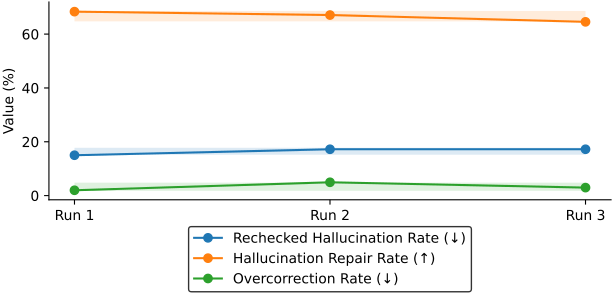

Here is the Python script that generated this plot:
import matplotlib.pyplot as plt
import matplotlib as mpl
import numpy as np

# ---------- paper-friendly matplotlib ----------
mpl.rcParams["pdf.fonttype"] = 42
mpl.rcParams["ps.fonttype"] = 42
mpl.rcParams["figure.dpi"] = 150
mpl.rcParams["savefig.dpi"] = 300
mpl.rcParams["savefig.bbox"] = "tight"
mpl.rcParams["savefig.pad_inches"] = 0.02

runs = ["Run 1", "Run 2", "Run 3"]

# ======= RQ3 numbers from your table =======
rc_hal = np.array([15.00, 17.22, 17.22])      # rechecked hallucination rate (%)
hal_repair = np.array([68.35, 67.09, 64.56])  # hallucination repair rate (%)
oc = np.array([1.98, 4.95, 2.97])             # overcorrection rate (%)

def mean_std(a):
    return float(np.mean(a)), float(np.std(a, ddof=1))  # sample std

rc_mean, rc_std = mean_std(rc_hal)
rr_mean, rr_std = mean_std(hal_repair)
oc_mean, oc_std = mean_std(oc)

# ---------- Plot: per-run line + mean±std band ----------
x = np.arange(len(runs))
fig, ax = plt.subplots(figsize=(6.4, 3.6))

# rc.hal (↓ better)
ax.plot(x, rc_hal, marker="o", label="Rechecked Hallucination Rate (↓)")
ax.fill_between(x, rc_mean - rc_std, rc_mean + rc_std, alpha=0.15)

# hal.repair (↑ better)
ax.plot(x, hal_repair, marker="o", label="Hallucination Repair Rate (↑)")
ax.fill_between(x, rr_mean - rr_std, rr_mean + rr_std, alpha=0.15)

# oc (↓ better)
ax.plot(x, oc, marker="o", label="Overcorrection Rate (↓)")
ax.fill_between(x, oc_mean - oc_std, oc_mean + oc_std, alpha=0.15)

ax.set_xticks(x)
ax.set_xticklabels(runs)
ax.set_ylabel("Value (%)")
ax.spines["top"].set_visible(False)
ax.spines["right"].set_visible(False)

# Legend bottom with frame (conference style)
ax.legend(loc="lower center", ncol=1, frameon=True, edgecolor="black", bbox_to_anchor=(0.5, -0.5))

fig.tight_layout()
fig.savefig("rq3.pdf")
plt.show()
